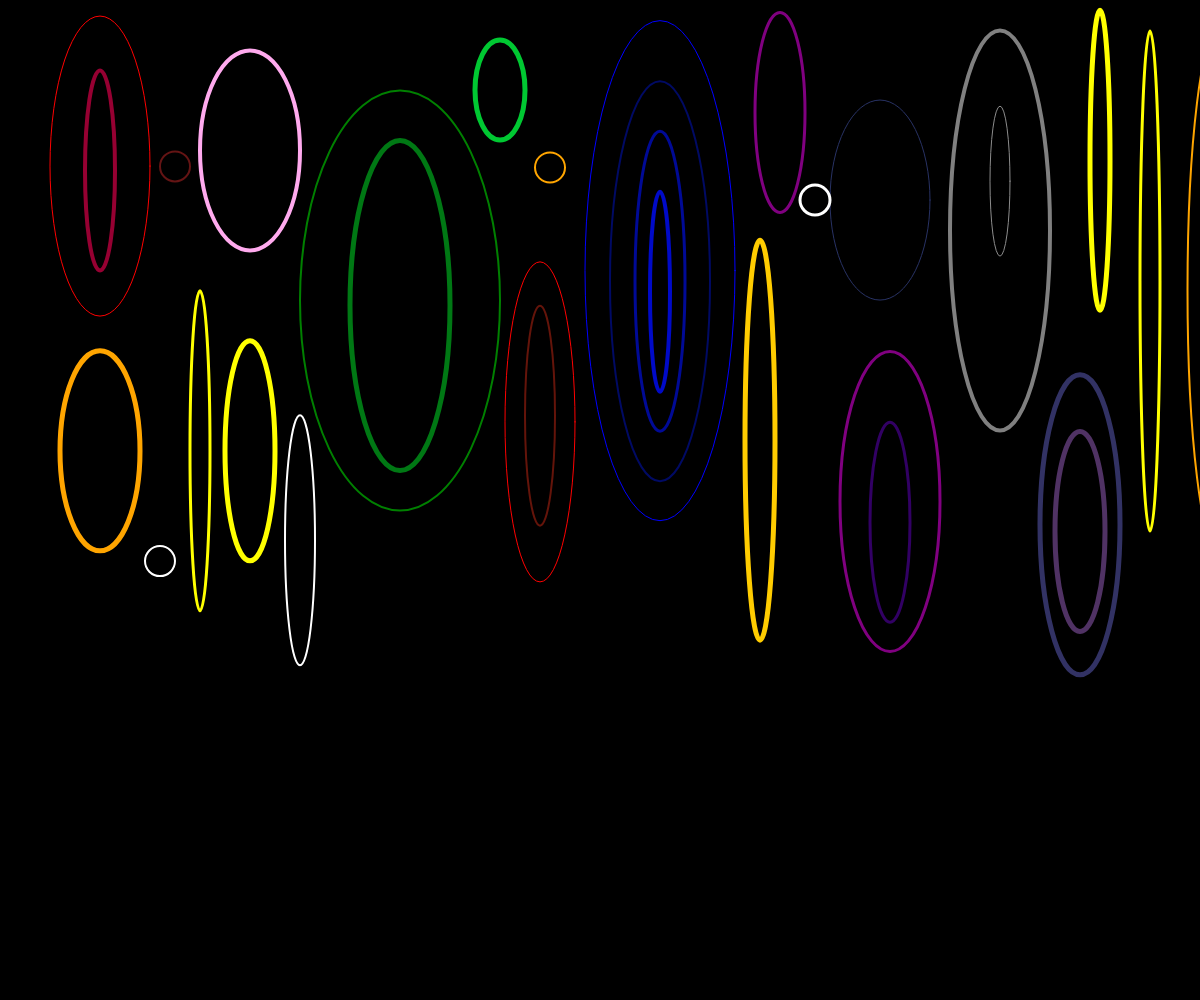
Frame 1 (no input)
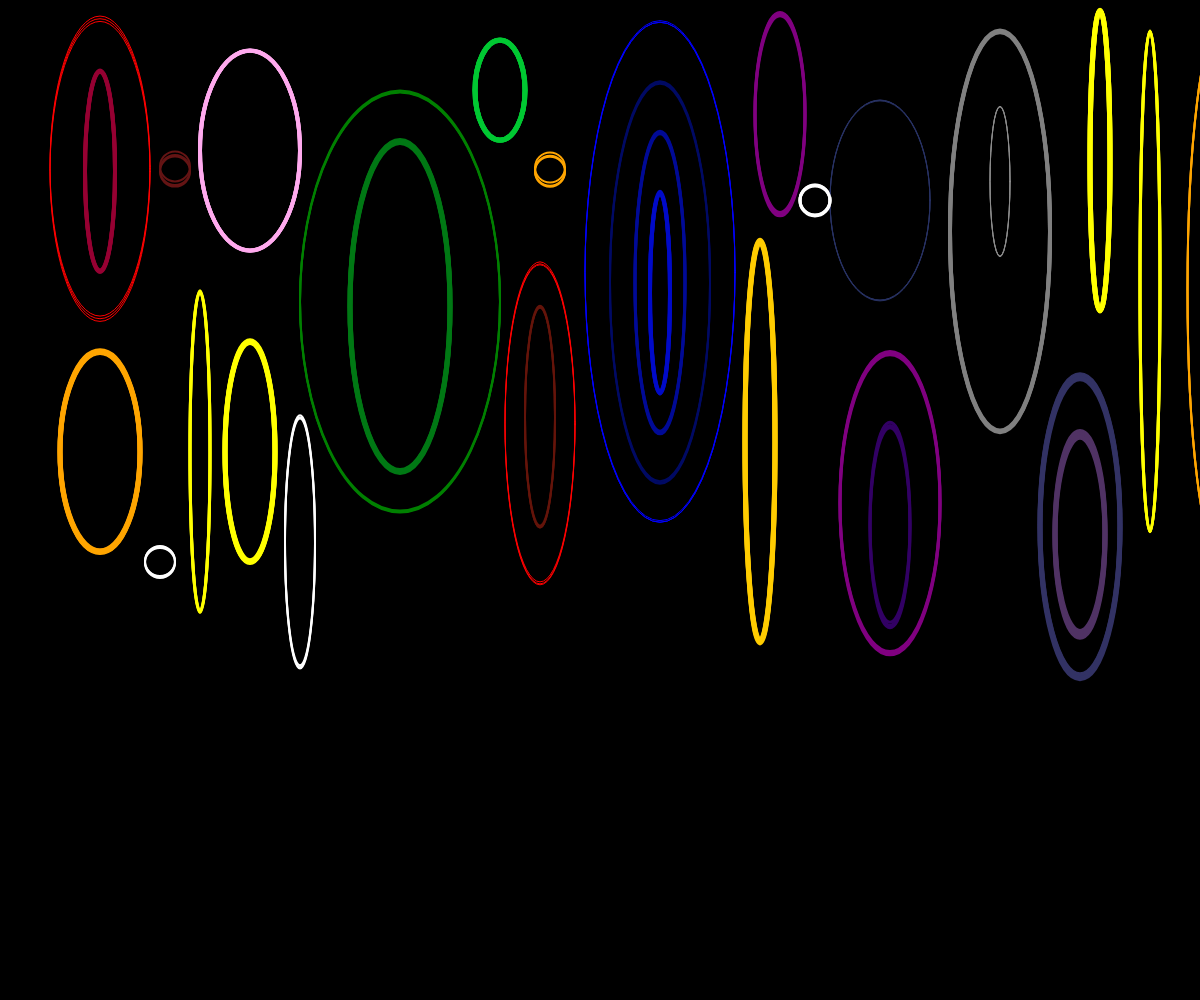
Frame 2 (the mouse pressed at the canvas centre, redrawn once)

The p5.js sketch that drew these frames (run headless with seeded random() and noise() and a simulated clock; the mouse was pressed at the canvas centre and the sketch redrawn once):

// p5.js sketch
// ── sketch.js
var speedY= 1.5;
var y;

var speedY1=1.5;
var y1;

var speedY2=0.5;
var y2;

var speedY3=2;
var y3;

var speedY4=2;
var y4;

var speedY5=0.5;
var y5;

var speedY6=2.5;
var y6;

var speedY7=2.5;
var y7;

var speedY8=2.5;
var y8;

var speedY9=3;
var y9;

var speedY10=1;
var y10;

var speedY11=1;
var y11;

var speedY12=1.5;
var y12;

var speedY13=0.5;
var y13;

var speedY14=1.5;
var y14;

var speedY15=1;
var y15;

var speedY16=1;
var y16;

var speedY17=2;
var y17;

var speedY18=2;
var y18;

var speedY19=2.5;
var y19;

var speedY20=3;
var y20;

var speedY21=3;
var y21;

var speedY22=3;
var y22;

var speedY23=2;
var y23;

var speedY24=2;
var y24;


function setup() {
  createCanvas(windowWidth, windowHeight);
    background(0,0,0);
    noFill();
    y = 165;
    y1 = 170;
    y2 = 150;
    y3 = 300;
    y4 = 305;
    y5 = 90;
    y6 = 270;
    y7 = 280;
    y8 = 290;
    y9 = 110;
    y10 = 200;
    y11 = 230;
    y12 = 180;
    y13 = 160;
    y14 = 280;
    y15 = 290;
    y16 = 450;
    y17 = 420;
    y18 = 415;
    y19 = 440;
    y20 = 500;
    y21 = 520;
    y22 = 530;
    y23 = 560;
    y24 = 540;
    noLoop();

}

function draw() {

  //random downward movement
  y = y + random(0, speedY);
  //top left red ellipse
  stroke('RED');
  strokeWeight(1);
  ellipse(100,y,100,300);

  //random downward movement
  y = y + random(0, speedY);
  //1st brownish circle next to top left red ellipse
  stroke(100,20,20);
  strokeWeight(2);
  circle(175,y,30,30);

  //random downward movement
  y = y + random(0, speedY);
  //1st row orange circle between green and blue ellipses
  stroke('orange');
  strokeWeight(2);
  circle(550,y,30,30);

  //random downward movement
  y1 = y1 + random(0, speedY1);
  //top left overlapped red ellipse
  stroke(150,0,50);
  strokeWeight(4);
  ellipse(100,y1,30,200);

  //random downward movement
  y2 = y2 + random(0, speedY2);
  //top second light pink ellipse
  stroke('#fae');
  strokeWeight(4);
  ellipse(250,y2,100,200);

  //random downward movement
  y3 = y3 + random(0, speedY3);
  //top third green ellipse
  stroke('green');
  strokeWeight(2);
  ellipse(400,y3,200,420);

  //random downward movement
  y4 = y4 + random(0, speedY4);
  //top third overlapped green ellipse
  stroke(0,120,20);
  strokeWeight(5);
  ellipse(400,y4,100,330);

  //random downward movement
  y5 = y5 + random(0, speedY5);
  //top fourth bright green ellipse
  stroke(0,200,50);
  strokeWeight(5);
  ellipse(500,y5,50,100);

  //random downward movement
  y6 = y6 + random(0, speedY6);
  //top fifth blue ellipse
  stroke('blue');
  strokeWeight(1);
  ellipse(660,y6,150,500);

  //random downward movement
  y7 = y7 + random(0, speedY7);
  //top fifth overlapped blue ellipse
  stroke(0,10,100);
  strokeWeight(2);
  ellipse(660,y7,100,400);

  //top fifth overlapped(second smallest) blue ellipse
  stroke(0,10,150);
  strokeWeight(3);
  ellipse(660,y7,50,300);

  //random downward movement
  y8 = y8 + random(0, speedY8);
  //top fifth overlapped(smallest) blue ellipse
  stroke(0,10,200);
  strokeWeight(4);
  ellipse(660,y8,20,200);

  //random downward movement
  y9 = y9 + random(0, speedY9);
  //top sixth purple ellipse
  stroke('purple');
  strokeWeight(3);
  ellipse(780,y9,50,200);

  //random downward movement
  y10 = y10 + random(0, speedY10);
  //top seventh navy ellipse
  stroke(40,50,100);
  strokeWeight(1);
  ellipse(880,y10,100,200);

  //1st row orange circle between green and blue ellipses
  stroke('white');
  strokeWeight(3);
  circle(815,y10,30,30);

  //random downward movement
  y11 = y11 + random(0, speedY11);
  //top 8th grey ellipse
  stroke('grey');
  strokeWeight(4);
  ellipse(1000,y11,100,400);

  //random downward movement
  y12 = y12 + random(0, speedY12);
  //top 8th overlapped grey ellipse
  stroke(140,140,140);
  strokeWeight(1);
  ellipse(1000,y12,20,150);

  //random downward movement
  y13 = y13 + random(0, speedY13);
  //top 9th yellow ellipse
  stroke('yellow');
  strokeWeight(5);
  ellipse(1100,y13,20,300);

  //random downward movement
  y14 = y14 + random(0, speedY14);
  //top 10th yellow ellipse
  stroke('yellow');
  strokeWeight(3);
  ellipse(1150,y14,20,500);

  //random downward movement
  y15 = y15 + random(0, speedY15);
  //top 11th orange ellipse
  stroke('orange');
  strokeWeight(2);
  ellipse(1220,y15,65,530);

  //random downward movement
  y16 = y16 + random(0, speedY16);
  //second row 1st orange ellipse
  stroke('orange');
  strokeWeight(5);
  ellipse(100,y16,80,200);

  //second row 2nd yellow ellipse
  stroke('yellow');
  strokeWeight(3);
  ellipse(200,y16,20,320);

  //second row 3rd yellow ellipse
  stroke('yellow');
  strokeWeight(5);
  ellipse(250,y16,50,220);

  //random downward movement
  y17 = y17 + random(0, speedY17);
  //second row 4th red ellipse
  stroke('red');
  strokeWeight(1);
  ellipse(540,y17,70,320);

  //random downward movement
  y18 = y18 + random(0, speedY18);
  //second row 4th overlapped red ellipse
  stroke(100,20,10);
  strokeWeight(2);
  ellipse(540,y18,30,220);

  //random downward movement
  y19 = y19 + random(0, speedY19);
  //second row 5th mustard colour ellipse
  stroke(255, 204, 0);
  strokeWeight(5);
  ellipse(760,y19,30,400);

  //random downward movement
  y20 = y20 + random(0, speedY20);
  //second row 6th purple ellipse
  stroke('purple');
  strokeWeight(3);
  ellipse(890,y20,100,300);

  //random downward movement
  y21 = y21 + random(0, speedY21);
  //second row 6th overlapped dark purple ellipse
  stroke(50,0,100);
  strokeWeight(3);
  ellipse(890,y21,40,200);

  //random downward movement
  y21 = y21 + random(0, speedY21);
  //second row 7th blueish purple ellipse
  stroke(50,50,100);
  strokeWeight(5);
  ellipse(1080,y21,80,300);

  //random downward movement
  y22 = y22 + random(0, speedY22);
  //second row 7th overlapped light purple ellipse
  stroke(80,50,100);
  strokeWeight(5);
  ellipse(1080,y22,50,200);

  //random downward movement
  y23 = y23 + random(0, speedY23);
  //1st row orange circle between green and blue ellipses
  stroke('white');
  strokeWeight(2);
  circle(160,y23,30,30);

  //random downward movement
  y24 = y24 + random(0, speedY24);
  //1st row orange circle between green and blue ellipses
  stroke('white');
  strokeWeight(2);
  ellipse(300,y24,30,250);

}

//if mouse is pressed all the shapes will start to move
function mousePressed() {
  loop();
}

//if mouse is released all the moving shapes will stop
function mouseReleased() {
  noLoop();
}
